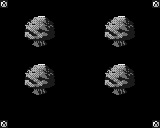

The image is a tile-based game level rendered from a .tmx file. Its description and complete source (layers, tilesets, objects, tile grids) follow:
An orthogonal 20x16 tile map with 8x8 px tiles, 3 tile layers (Background, Collision, Overlap).

<map version="1.0" orientation="orthogonal" renderorder="right-down" width="20" height="16" tilewidth="8" tileheight="8" nextobjectid="1">
 <tileset firstgid="1" name="char_sheet" tilewidth="8" tileheight="8" tilecount="1024">
  <image source="char_sheet.png" width="256" height="256" />
 </tileset>
 <layer name="Background" width="20" height="16">
  <data encoding="csv">
63,0,0,0,0,0,0,0,0,0,0,0,0,0,0,0,0,0,0,63,
0,0,0,0,0,0,0,0,0,0,0,0,0,0,0,0,0,0,0,0,
0,0,0,0,0,0,0,0,0,0,0,0,0,0,0,0,0,0,0,0,
0,0,0,0,0,0,0,0,0,0,0,0,0,0,0,0,0,0,0,0,
0,0,0,0,0,0,0,0,0,0,0,0,0,0,0,0,0,0,0,0,
0,0,0,0,0,0,0,0,0,0,0,0,0,0,0,0,0,0,0,0,
0,0,0,0,0,0,0,0,0,0,0,0,0,0,0,0,0,0,0,0,
0,0,0,0,0,0,0,0,0,0,0,0,0,0,0,0,0,0,0,0,
0,0,0,0,0,0,0,0,0,0,0,0,0,0,0,0,0,0,0,0,
0,0,0,0,0,0,0,0,0,0,0,0,0,0,0,0,0,0,0,0,
0,0,0,0,0,0,0,0,0,0,0,0,0,0,0,0,0,0,0,0,
0,0,0,0,0,0,0,0,0,0,0,0,0,0,0,0,0,0,0,0,
0,0,0,0,0,0,0,0,0,0,0,0,0,0,0,0,0,0,0,0,
0,0,0,0,0,0,0,0,0,0,0,0,0,0,0,0,0,0,0,0,
0,0,0,0,0,0,0,0,0,0,0,0,0,0,0,0,0,0,0,0,
63,0,0,0,0,0,0,0,0,0,0,0,0,0,0,0,0,0,0,63
</data>
 </layer>
 <layer name="Collision" width="20" height="16">
  <data encoding="csv">
0,0,0,0,0,0,0,0,0,0,0,0,0,0,0,0,0,0,0,0,
0,0,0,0,0,0,0,0,0,0,0,0,0,0,0,0,0,0,0,0,
0,0,0,0,0,0,0,0,0,0,0,0,0,0,0,0,0,0,0,0,
0,0,0,0,0,0,0,0,0,0,0,0,0,0,0,0,0,0,0,0,
0,0,0,405,406,407,408,0,0,0,0,0,0,405,406,407,408,0,0,0,
0,0,0,0,439,440,0,0,0,0,0,0,0,0,439,440,0,0,0,0,
0,0,0,0,0,0,0,0,0,0,0,0,0,0,0,0,0,0,0,0,
0,0,0,0,0,0,0,0,0,0,0,0,0,0,0,0,0,0,0,0,
0,0,0,0,0,0,0,0,0,0,0,0,0,0,0,0,0,0,0,0,
0,0,0,0,0,0,0,0,0,0,0,0,0,0,0,0,0,0,0,0,
0,0,0,405,406,407,408,0,0,0,0,0,0,405,406,407,408,0,0,0,
0,0,0,0,439,440,0,0,0,0,0,0,0,0,439,440,0,0,0,0,
0,0,0,0,0,0,0,0,0,0,0,0,0,0,0,0,0,0,0,0,
0,0,0,0,0,0,0,0,0,0,0,0,0,0,0,0,0,0,0,0,
0,0,0,0,0,0,0,0,0,0,0,0,0,0,0,0,0,0,0,0,
0,0,0,0,0,0,0,0,0,0,0,0,0,0,0,0,0,0,0,0
</data>
 </layer>
 <layer name="Overlap" width="20" height="16">
  <data encoding="csv">
0,0,0,0,0,0,0,0,0,0,0,0,0,0,0,0,0,0,0,0,
0,0,0,0,0,0,0,0,0,0,0,0,0,0,0,0,0,0,0,0,
0,0,0,341,342,343,344,0,0,0,0,0,0,341,342,343,344,0,0,0,
0,0,0,373,374,375,376,0,0,0,0,0,0,373,374,375,376,0,0,0,
0,0,0,0,0,0,0,0,0,0,0,0,0,0,0,0,0,0,0,0,
0,0,0,0,0,0,0,0,0,0,0,0,0,0,0,0,0,0,0,0,
0,0,0,0,0,0,0,0,0,0,0,0,0,0,0,0,0,0,0,0,
0,0,0,0,0,0,0,0,0,0,0,0,0,0,0,0,0,0,0,0,
0,0,0,341,342,343,344,0,0,0,0,0,0,341,342,343,344,0,0,0,
0,0,0,373,374,375,376,0,0,0,0,0,0,373,374,375,376,0,0,0,
0,0,0,0,0,0,0,0,0,0,0,0,0,0,0,0,0,0,0,0,
0,0,0,0,0,0,0,0,0,0,0,0,0,0,0,0,0,0,0,0,
0,0,0,0,0,0,0,0,0,0,0,0,0,0,0,0,0,0,0,0,
0,0,0,0,0,0,0,0,0,0,0,0,0,0,0,0,0,0,0,0,
0,0,0,0,0,0,0,0,0,0,0,0,0,0,0,0,0,0,0,0,
0,0,0,0,0,0,0,0,0,0,0,0,0,0,0,0,0,0,0,0
</data>
 </layer>
</map>
